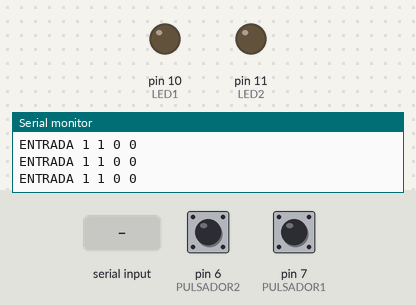
A sketch run on a simulated Arduino Uno, built with avr-gcc and run on an emulated ATmega328P. Parts: output pins drawn as LEDs (lit = HIGH), the last lines printed to the serial monitor. The inputs (shaded band) are chosen by the test bench; at power-on: pin 6 (PULSADOR2) HIGH, pin 7 (PULSADOR1) HIGH.

Above: at 1.2 s.
1.3 s: pin 6 (PULSADOR2) pulled LOW for 0.15 s
At 2.1 s:
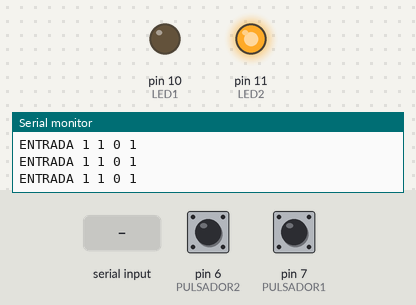
2.9 s: pin 7 (PULSADOR1) pulled LOW for 0.15 s
At 3.5 s:
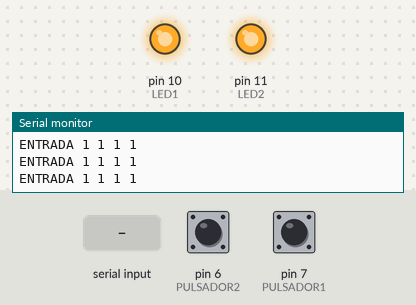
4.5 s: "LED2 OFF\n" received over Serial
At 4.9 s:
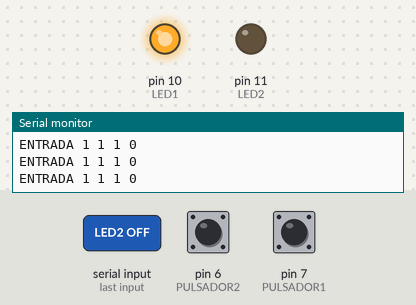
6.0 s: "LED1 OFF\n" received over Serial
At 7.2 s:
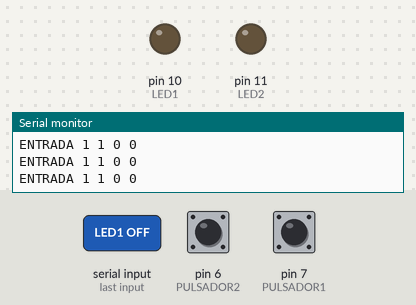
7.5 s: "LED1 ON\n" received over Serial
At 8.8 s:
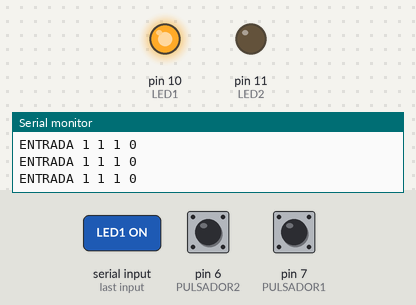
Timing chart, 0 to 10.0 s (numbered marks = the images above; inputs shaded):
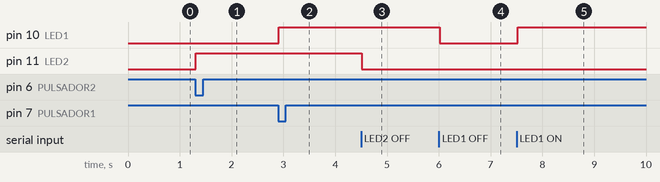

Measured:
- after the input at 1.3 s, pin 11 (LED2): LOW → HIGH at once
- after the input at 2.9 s, pin 10 (LED1): LOW → HIGH at once
- after the input at 4.5 s, pin 11 (LED2): HIGH → LOW at once
- after the input at 6.0 s, pin 10 (LED1): HIGH → LOW at once
- after the input at 7.5 s, pin 10 (LED1): LOW → HIGH at once

The sketch:

EJE2_PERIFERICOS.ino
```cpp
const int PULSADOR1 = 7; // Pulsador para LED1
const int PULSADOR2 = 6; // Pulsador para LED2
const int LED1 = 10;
const int LED2 = 11;

bool estadoLED1 = false;
bool estadoLED2 = false;

void setup() {
  Serial.begin(9600);
  pinMode(PULSADOR1, INPUT_PULLUP);
  pinMode(PULSADOR2, INPUT_PULLUP);
  pinMode(LED1, OUTPUT);
  pinMode(LED2, OUTPUT);
}

void loop() {
  int estadoPulsador1 = digitalRead(PULSADOR1);
  int estadoPulsador2 = digitalRead(PULSADOR2);

  // Leer comandos de Processing
  if (Serial.available() > 0) {
    String comando = Serial.readStringUntil('\n');
    if (comando == "LED1 ON") {
      estadoLED1 = true;
    } else if (comando == "LED1 OFF") {
      estadoLED1 = false;
    } else if (comando == "LED2 ON") {
      estadoLED2 = true;
    } else if (comando == "LED2 OFF") {
      estadoLED2 = false;
    }
  }

  // Activar LEDs según los pulsadores
  if (estadoPulsador1 == LOW) {
    estadoLED1 = true;
  } else if (estadoPulsador2 == LOW) {
    estadoLED2 = true;
  }

  // Actualizar estado de los LEDs
  digitalWrite(LED1, estadoLED1 ? HIGH : LOW);
  digitalWrite(LED2, estadoLED2 ? HIGH : LOW);

  // Enviar estados de entrada a Processing
  Serial.print("ENTRADA ");
  Serial.print(estadoPulsador1);
  Serial.print(" ");
  Serial.print(estadoPulsador2);
  Serial.print(" ");
  Serial.print(estadoLED1 ? "1" : "0");
  Serial.print(" ");
  Serial.println(estadoLED2 ? "1" : "0");

  delay(100); // Retardo para evitar el parpadeo de los LEDs
}
```
